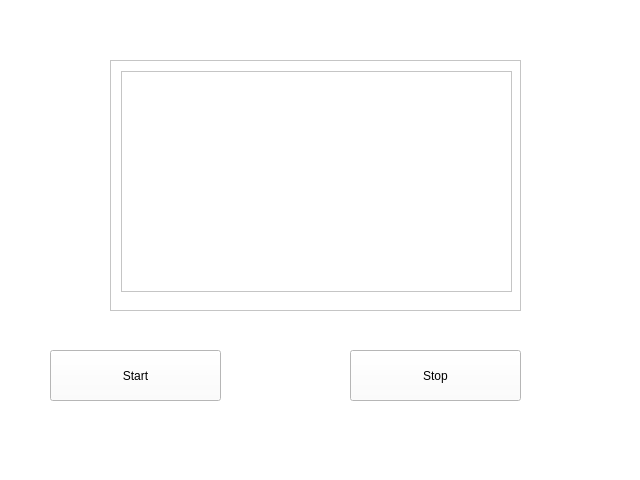
<?xml version="1.0" encoding="UTF-8"?>
<ui version="4.0">
 <class>MainWindow</class>
 <widget class="QMainWindow" name="MainWindow">
  <property name="geometry">
   <rect>
    <x>0</x>
    <y>0</y>
    <width>640</width>
    <height>480</height>
   </rect>
  </property>
  <property name="windowTitle">
   <string>MainWindow</string>
  </property>
  <property name="styleSheet">
   <string notr="true">background-color: rgb(255, 255, 255);</string>
  </property>
  <widget class="QWidget" name="centralwidget">
   <widget class="QPushButton" name="pushButton">
    <property name="geometry">
     <rect>
      <x>350</x>
      <y>350</y>
      <width>171</width>
      <height>51</height>
     </rect>
    </property>
    <property name="text">
     <string>Stop</string>
    </property>
   </widget>
   <widget class="QPushButton" name="pushButton_2">
    <property name="geometry">
     <rect>
      <x>50</x>
      <y>350</y>
      <width>171</width>
      <height>51</height>
     </rect>
    </property>
    <property name="text">
     <string>Start</string>
    </property>
   </widget>
   <widget class="QScrollArea" name="scrollArea">
    <property name="geometry">
     <rect>
      <x>110</x>
      <y>60</y>
      <width>411</width>
      <height>251</height>
     </rect>
    </property>
    <property name="widgetResizable">
     <bool>true</bool>
    </property>
    <widget class="QWidget" name="scrollAreaWidgetContents">
     <property name="geometry">
      <rect>
       <x>0</x>
       <y>0</y>
       <width>409</width>
       <height>249</height>
      </rect>
     </property>
     <widget class="QTextEdit" name="textEdit">
      <property name="geometry">
       <rect>
        <x>10</x>
        <y>10</y>
        <width>391</width>
        <height>221</height>
       </rect>
      </property>
     </widget>
    </widget>
   </widget>
  </widget>
  <widget class="QMenuBar" name="menubar">
   <property name="geometry">
    <rect>
     <x>0</x>
     <y>0</y>
     <width>640</width>
     <height>21</height>
    </rect>
   </property>
  </widget>
  <widget class="QStatusBar" name="statusbar"/>
 </widget>
 <resources/>
 <connections/>
</ui>
